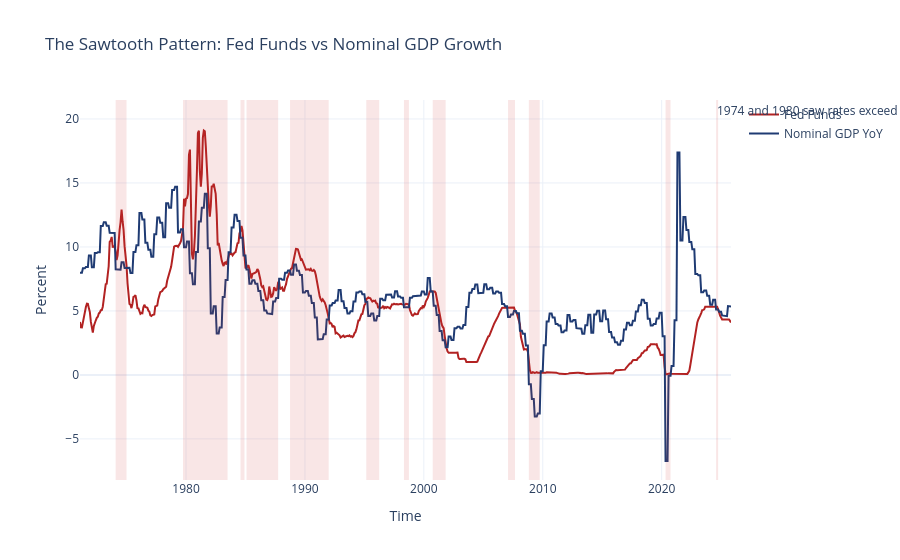

The notebook cell saved with this chart:
### Code cell
plot_df = df[["FedFunds", "Nominal_GDP_YoY", "Rate_Minus_Growth"]].dropna()
positive = plot_df["Rate_Minus_Growth"] > 0
start_points = plot_df.index[positive & ~positive.shift(1, fill_value=False)]
end_points = plot_df.index[positive & ~positive.shift(-1, fill_value=False)]

fig = go.Figure()
fig.add_trace(go.Scatter(x=plot_df.index, y=plot_df["FedFunds"], name="Fed Funds", line=dict(color="#b22222", width=2)))
fig.add_trace(go.Scatter(x=plot_df.index, y=plot_df["Nominal_GDP_YoY"], name="Nominal GDP YoY", line=dict(color="#1f3b73", width=2)))

for start, end in zip(start_points, end_points):
    fig.add_vrect(x0=start, x1=end, fillcolor="rgba(200, 50, 50, 0.12)", line_width=0)

fig.add_annotation(
    x=pd.Timestamp("2024-06-30"),
    y=float(plot_df[["FedFunds", "Nominal_GDP_YoY"]].max().max()),
    text="1974 and 1980 saw rates exceed growth by far wider margins. In the 2020s the spread only briefly turned positive before easing.",
    showarrow=False,
    xanchor="left",
    yshift=20,
)
fig.update_layout(
    title="The Sawtooth Pattern: Fed Funds vs Nominal GDP Growth",
    xaxis_title="Time",
    yaxis_title="Percent",
    template="plotly_white",
)
fig.show()

### Figure 1 — Plotly figure (JSON) as saved in the notebook; plotly's stock layout.template omitted (floating-point values rounded to 4 significant figures; data arrays with more than 128 entries replaced by an {"elided": "..."} marker saying what was removed)
{"data": [{"line": {"color": "#b22222", "width": 2}, "name": "Fed Funds", "type": "scatter", "x": {"elided": "658 str values"}, "y": {"elided": "658 float values"}}, {"line": {"color": "#1f3b73", "width": 2}, "name": "Nominal GDP YoY", "type": "scatter", "x": {"elided": "658 str values"}, "y": {"elided": "658 float values"}}], "layout": {"annotations": [{"showarrow": false, "text": "1974 and 1980 saw rates exceed growth by far wider margins. In the 2020s the spread only briefly turned positive before easing.", "x": "2024-06-30T00:00:00", "xanchor": "left", "y": 19.1, "yshift": 20}], "shapes": [{"fillcolor": "rgba(200, 50, 50, 0.12)", "line": {"width": 0}, "type": "rect", "x0": "1974-01-31T00:00:00", "x1": "1974-12-31T00:00:00", "xref": "x", "y0": 0, "y1": 1, "yref": "y domain"}, {"fillcolor": "rgba(200, 50, 50, 0.12)", "line": {"width": 0}, "type": "rect", "x0": "1979-09-30T00:00:00", "x1": "1983-06-30T00:00:00", "xref": "x", "y0": 0, "y1": 1, "yref": "y domain"}, {"fillcolor": "rgba(200, 50, 50, 0.12)", "line": {"width": 0}, "type": "rect", "x0": "1984-07-31T00:00:00", "x1": "1984-11-30T00:00:00", "xref": "x", "y0": 0, "y1": 1, "yref": "y domain"}, {"fillcolor": "rgba(200, 50, 50, 0.12)", "line": {"width": 0}, "type": "rect", "x0": "1985-01-31T00:00:00", "x1": "1987-09-30T00:00:00", "xref": "x", "y0": 0, "y1": 1, "yref": "y domain"}, {"fillcolor": "rgba(200, 50, 50, 0.12)", "line": {"width": 0}, "type": "rect", "x0": "1988-09-30T00:00:00", "x1": "1991-12-31T00:00:00", "xref": "x", "y0": 0, "y1": 1, "yref": "y domain"}, {"fillcolor": "rgba(200, 50, 50, 0.12)", "line": {"width": 0}, "type": "rect", "x0": "1995-02-28T00:00:00", "x1": "1996-03-31T00:00:00", "xref": "x", "y0": 0, "y1": 1, "yref": "y domain"}, {"fillcolor": "rgba(200, 50, 50, 0.12)", "line": {"width": 0}, "type": "rect", "x0": "1998-04-30T00:00:00", "x1": "1998-09-30T00:00:00", "xref": "x", "y0": 0, "y1": 1, "yref": "y domain"}, {"fillcolor": "rgba(200, 50, 50, 0.12)", "line": {"width": 0}, "type": "rect", "x0": "2000-07-31T00:00:00", "x1": "2000-07-31T00:00:00", "xref": "x", "y0": 0, "y1": 1, "yref": "y domain"}, {"fillcolor": "rgba(200, 50, 50, 0.12)", "line": {"width": 0}, "type": "rect", "x0": "2000-09-30T00:00:00", "x1": "2001-10-31T00:00:00", "xref": "x", "y0": 0, "y1": 1, "yref": "y domain"}, {"fillcolor": "rgba(200, 50, 50, 0.12)", "line": {"width": 0}, "type": "rect", "x0": "2007-01-31T00:00:00", "x1": "2007-08-31T00:00:00", "xref": "x", "y0": 0, "y1": 1, "yref": "y domain"}, {"fillcolor": "rgba(200, 50, 50, 0.12)", "line": {"width": 0}, "type": "rect", "x0": "2008-01-31T00:00:00", "x1": "2008-01-31T00:00:00", "xref": "x", "y0": 0, "y1": 1, "yref": "y domain"}, {"fillcolor": "rgba(200, 50, 50, 0.12)", "line": {"width": 0}, "type": "rect", "x0": "2008-10-31T00:00:00", "x1": "2009-09-30T00:00:00", "xref": "x", "y0": 0, "y1": 1, "yref": "y domain"}, {"fillcolor": "rgba(200, 50, 50, 0.12)", "line": {"width": 0}, "type": "rect", "x0": "2020-04-30T00:00:00", "x1": "2020-09-30T00:00:00", "xref": "x", "y0": 0, "y1": 1, "yref": "y domain"}, {"fillcolor": "rgba(200, 50, 50, 0.12)", "line": {"width": 0}, "type": "rect", "x0": "2024-07-31T00:00:00", "x1": "2024-09-30T00:00:00", "xref": "x", "y0": 0, "y1": 1, "yref": "y domain"}], "title": {"text": "The Sawtooth Pattern: Fed Funds vs Nominal GDP Growth"}, "xaxis": {"title": {"text": "Time"}}, "yaxis": {"title": {"text": "Percent"}}}}
